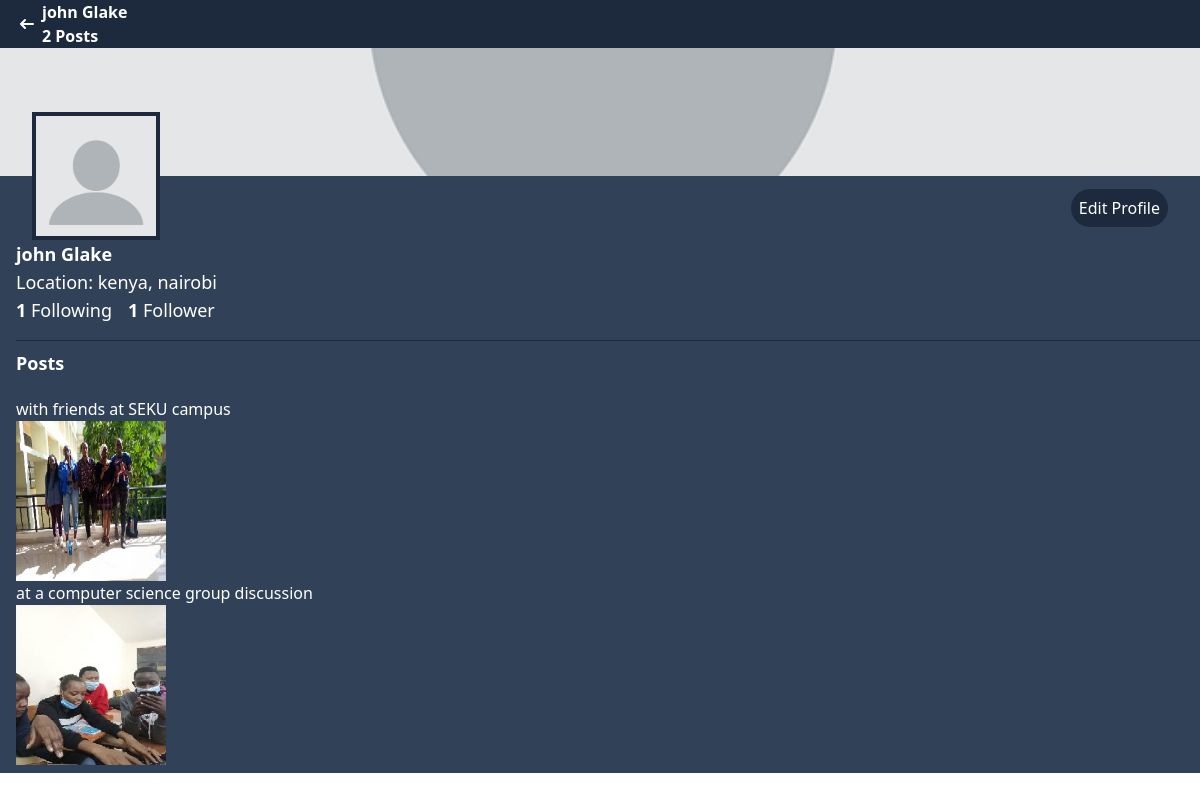
The page /profile/john/ (signed in) on the database as committed earlier.
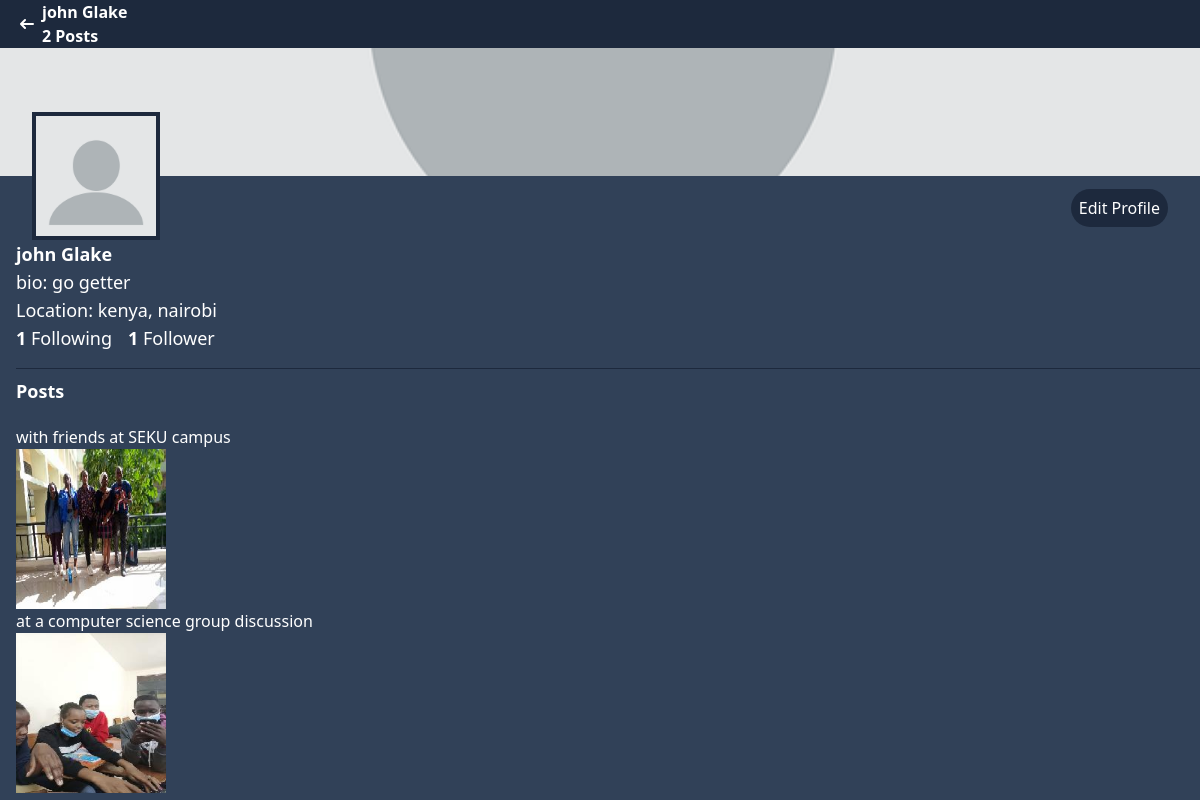
The same page on the database as committed later.
### accounts/models.py (models this page shows, shortened)
class Profile(models.Model):
    user = models.ForeignKey(User, on_delete=models.CASCADE)
    id_user = models.IntegerField()
    bio = models.TextField(blank=True)
    profileimg = models.ImageField(upload_to='profile_images', default='blank-profile.png')
    backgroundimg = models.ImageField(
        upload_to="profile_images", default="blank-profile.png"
    )
    location = models.CharField(max_length=100, blank=True)

### accounts/views.py (the view)
# urls.py: path("profile/<str:username>/", views.profile, name='profile'),
@login_required(login_url='accounts:login')
def profile(request, username):
    user_object = User.objects.get(username=username)
    user_profile = Profile.objects.get(user=user_object)
    posts = Post.objects.filter(user=user_object)
    number_of_posts = len(posts)
    follower = request.user.username
    user = username
    if FollowersCount.objects.filter(follower=follower, user=user).first():
        button_text = 'unfollow'
    else:
        button_text = 'follow'
    user_followers = len(FollowersCount.objects.filter(user=user))
    user_following = len(FollowersCount.objects.filter(follower=user))
    context = {
        "user_object": user_object,
        "user_profile": user_profile,
        "user_posts": posts,
        "number_of_posts": number_of_posts,
        'button_text': button_text,
        "user_followers": user_followers,
        "user_following": user_following,
    }
    return render(request, 'profile.html', context)

### templates/profile.html (shortened to what the changed rows need)
{% load compress %}
{% load static %}
<!DOCTYPE html>
<html lang="en">
<head>
    {% compress css %}
        <link rel="stylesheet" href="{% static 'src/output.css' %}">
    {% endcompress %}
</head>
<body class="overflow-x-hidden">
    <div class="flex items-center space-x-2 bg-slate-800 text-white pl-3">
        <div>
            <h2 class="font-bold">{{user_object.first_name}} {{user_object.last_name}}</h2>
        </div>
    </div>
    <div class="bg-slate-700 h-full pb-2">
        <div class="">
            <img
                src="{{user_profile.backgroundimg.url}}"
                class="object-cover w-full h-32"
                alt="profile background image"
            />
        </div>
        <div class="flex justify-between items-center mx-4">
            <div
                class="w-32 h-32 relative rounded-md ml-4 -mt-16"
            >
                <img
                    src="{{user_profile.profileimg.url}}"
                    class="object-cover w-32 h-32 border-4 border-slate-800"
                    alt="profile image"
                />
            </div>
        </div>
        <div class="text-white ml-4">
            <h1 class="font-bold text-lg">{{user_object.first_name}} {{user_object.last_name}}</h1>
            {% if user_profile.bio %}
                <p class="text-lg">bio: {{user_profile.bio}}</p>
            {% endif%}
            {% if user_profile.location %}
                <p class="text-lg">Location: {{user_profile.location}}</p>
            {% endif %}
            <div class="flex space-x-4 text-lg">
                <p><span class="font-bold">{{user_following}}</span class='text-gray-300 font-semibold'> Following</p>
                {% if user_followers == 1 %}
                    <p><span class="font-bold">{{user_followers}}</span class='text-gray-300 font-semibold'> Follower</p>
                {% else %}
                    <p><span class="font-bold">{{user_followers}}</span class='text-gray-300 font-semibold'> Followers</p>
                {% endif %}
            </div>
        </div>
        <div class="flex flex-col  mt-4 border-t border-slate-800 w-full ml-4">
            <h1 class="text-white text-lg font-bold mt-2">Posts</h1>
        </div>
    </div>
</body>
</html>

Rows that differ between the two databases and show on the page:
changed Profile "kenya, nairobi": bio (not shown) → "go getter"
Other text that changed with them:
text now shown: "bio:"
